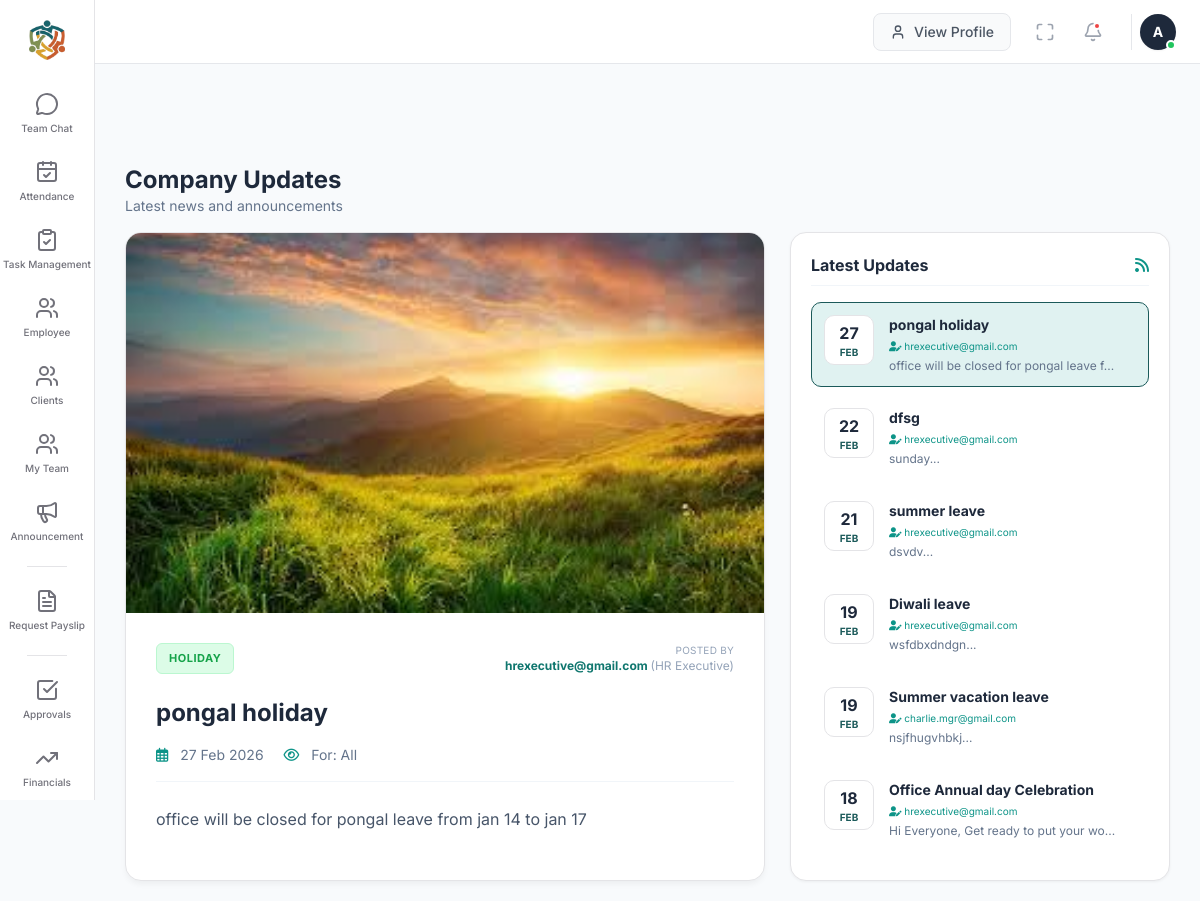
/view_announcements.php (signed in), run on the app's committed database.
### tables this page shows
CREATE TABLE `announcements` (
  `id` int(11) NOT NULL,
  `title` varchar(255) NOT NULL,
  `category` varchar(50) NOT NULL,
  `priority` varchar(50) NOT NULL DEFAULT 'Medium',
  `publish_date` date NOT NULL,
  `message` text NOT NULL,
  `created_by` int(11) NOT NULL,
  `is_archived` tinyint(1) DEFAULT 0,
  `created_at` timestamp NULL DEFAULT current_timestamp(),
  `image_path` varchar(255) DEFAULT NULL,
  `target_audience` varchar(50) DEFAULT 'All',
  `is_pinned` tinyint(1) DEFAULT 0,
  `attachment_path` varchar(255) DEFAULT NULL
);

CREATE TABLE `users` (
  `id` int(11) NOT NULL,
  `name` varchar(100) DEFAULT NULL,
  `employee_id` varchar(20) DEFAULT NULL,
  `department` varchar(100) DEFAULT NULL,
  `username` varchar(100) NOT NULL,
  `email` varchar(255) DEFAULT NULL,
  `password` varchar(255) NOT NULL,
  `role` enum('System Admin','HR','Manager','Team Lead','Employee','Sales','Digital Marketing','IT Admin','IT Executive','HR Executive','CFO','Accounts') NOT NULL,
  `last_password_change` timestamp NULL DEFAULT NULL
);

### view_announcements.php (the view, shortened to what this page needs)
<?php
require_once 'include/db_connect.php';
$user_role = $_SESSION['role'] ?? 'Employee';
if (in_array($user_role, ['System Admin', 'HR', 'CFO', 'HR Executive'])) {
    $sql = "SELECT a.*, u.username as creator_name, u.role as creator_role
            FROM announcements a
            LEFT JOIN users u ON a.created_by = u.id
            ORDER BY a.is_pinned DESC, a.publish_date DESC";
    $stmt = $conn->prepare($sql);
}
$stmt->execute();
$result = $stmt->get_result();
$announcements = [];
if ($result->num_rows > 0) {
    while($row = $result->fetch_assoc()) {
        $img = $row['image_path'];
        if (empty($img) || !file_exists($img)) {
            $img = '';
        }
        $badgeClass = 'bg-event';
        if ($row['is_pinned'] == 1) $badgeClass = 'bg-urgent';
        elseif ($row['category'] == 'Holiday') $badgeClass = 'bg-holiday';
        $row['img'] = $img;
        $row['badgeClass'] = $badgeClass;
        $announcements[] = $row;
    }
}
$latest = !empty($announcements) ? $announcements[0] : [
    'title' => 'No Announcements',
    'message' => 'Check back later for updates.',
    'publish_date' => date('Y-m-d'),
    'category' => 'General',
    'img' => '',
    'badgeClass' => 'bg-event',
    'is_pinned' => 0,
    'attachment_path' => null,
    'target_audience' => 'All',
    'creator_name' => 'System',
    'creator_role' => 'Admin'
];
?>
<!DOCTYPE html>
<html lang="en">
<head>
    <link rel="stylesheet" href="https://cdnjs.cloudflare.com/ajax/libs/font-awesome/6.4.0/css/all.min.css">
    <script src="https://cdn.tailwindcss.com"></script>
</head>
<body>
    <?php include('sidebars.php'); ?>
    <?php include('header.php'); ?>
    <div id="mainContent">
        <div class="mb-4">
            <h1 class="text-2xl font-bold text-slate-800">Company Updates</h1>
            <div class="text-sm text-slate-500">Latest news and announcements</div>
        </div>
        <div class="announcement-layout">
            <article class="featured-card">
                <div class="featured-img-wrapper" id="mainImgWrapper" <?php echo empty($latest['img']) ? 'style="display: none;"' : ''; ?>>
                    <img id="mainImg" src="<?php echo $latest['img']; ?>" alt="Banner">
                </div>
                <div class="featured-content">
                    <div class="flex justify-between items-start mb-2">
                        <div class="flex gap-2">
                            <span id="mainBadge" class="badge <?php echo $latest['badgeClass']; ?>"><?php echo $latest['category']; ?></span>
                        </div>
                        <div class="text-right">
                            <p class="text-[10px] text-slate-400 uppercase tracking-wide">Posted By</p>
                            <p id="mainCreator" class="text-xs font-bold text-teal-700"><?php echo htmlspecialchars($latest['creator_name']); ?> <span class="text-slate-400 font-normal">(<?php echo htmlspecialchars($latest['creator_role']); ?>)</span></p>
                        </div>
                    </div>
                    <h2 id="mainTitle" class="text-2xl font-bold text-slate-800 mb-4"><?php echo $latest['title']; ?></h2>
                    <div class="flex gap-5 text-sm text-slate-500 mb-6 pb-4 border-b border-slate-100">
                        <span><i class="far fa-calendar-alt text-teal-600 mr-2"></i> <span id="mainDate"><?php echo date('d M Y', strtotime($latest['publish_date'])); ?></span></span>
                        <span><i class="far fa-eye text-teal-600 mr-2"></i> For: <span id="mainTarget"><?php echo $latest['target_audience'] ?? 'All'; ?></span></span>
                    </div>
                    <div id="mainDesc" class="text-slate-600 leading-relaxed whitespace-pre-wrap"><?php echo $latest['message']; ?></div>
                </div>
            </article>
            <aside class="side-panel">
                <div class="flex justify-between items-center mb-4 pb-2 border-b border-slate-100">
                    <span class="font-bold text-slate-800">Latest Updates</span>
                    <i class="fas fa-rss text-teal-600"></i>
                </div>
                <?php foreach($announcements as $index => $item): ?>
                <div class="news-item <?php echo ($index === 0) ? 'active' : ''; ?>"
                     onclick="updateView(this, <?php echo htmlspecialchars(json_encode([
                        'title' => $item['title'],
                        'badge' => $item['category'],
                        'badgeClass' => $item['badgeClass'],
                        'date' => date('d M Y', strtotime($item['publish_date'])),
                        'img' => $item['img'],
                        'desc' => $item['message'],
                        'target' => $item['target_audience'],
                        'is_pinned' => $item['is_pinned'],
                        'attachment' => $item['attachment_path'],
                        'creator' => $item['creator_name'],
                        'role' => $item['creator_role']
                     ])); ?>)">
                    <div class="date-box">
                        <span><?php echo date('d', strtotime($item['publish_date'])); ?></span>
                        <small><?php echo date('M', strtotime($item['publish_date'])); ?></small>
                    </div>
                    <div class="flex-1">
                        <div class="flex justify-between items-start">
                            <h4 class="font-bold text-slate-800 text-sm mb-1 line-clamp-1"><?php echo htmlspecialchars($item['title']); ?></h4>
                        </div>
                        <p class="text-[10px] text-teal-600 mb-1"><i class="fa-solid fa-user-pen"></i> <?php echo htmlspecialchars($item['creator_name']); ?></p>
                        <p class="text-xs text-slate-500 line-clamp-1"><?php echo substr($item['message'], 0, 40); ?>...</p>
                    </div>
                </div>
                <?php endforeach; ?>
            </aside>
        </div>
    </div>
</body>
</html>

### view_announcements.php (style rules this page uses)
:root { --bg-body: #f8fafc; --primary-color: #1b5a5a; --text-main: #1e293b; --border-color: #e2e8f0; --shadow-md: 0 4px 6px -1px rgba(0,0,0,0.05); }
body { background-color: var(--bg-body); color: var(--text-main); font-family: 'Inter', sans-serif; margin: 0; }
#mainContent { margin-left: 95px; padding: 20px 30px; width: calc(100% - 95px); min-height: 100vh; padding-top: 80px !important; transition: margin-left 0.3s ease; }
.announcement-layout { display: grid; grid-template-columns: 1fr 380px; gap: 25px; align-items: start; }
.featured-card { background: white; border: 1px solid var(--border-color); border-radius: 16px; overflow: hidden; height: 100%; box-shadow: var(--shadow-md); }
.featured-img-wrapper { width: 100%; height: 380px; background: #f1f5f9; overflow: hidden; position: relative; }
.featured-img-wrapper img { width: 100%; height: 100%; object-fit: cover; transition: opacity 0.4s ease-in-out; }
.featured-content { padding: 30px; }
.badge { display: inline-block; padding: 6px 12px; border-radius: 6px; font-size: 11px; font-weight: 700; text-transform: uppercase; margin-bottom: 15px; letter-spacing: 0.5px; }
.bg-holiday { background: #dcfce7; color: #16a34a; border: 1px solid #bbf7d0; }
.side-panel { background: white; border: 1px solid var(--border-color); border-radius: 16px; padding: 20px; box-shadow: 0 1px 3px rgba(0,0,0,0.05); position: sticky; top: 100px; }
.news-item { display: flex; gap: 15px; padding: 12px; border-radius: 10px; cursor: pointer; transition: all 0.2s ease; margin-bottom: 8px; border: 1px solid transparent; }
.news-item.active { background: #e0f2f1; border-color: var(--primary-color); }
.date-box { width: 50px; height: 50px; background: #fff; border: 1px solid var(--border-color); border-radius: 10px; display: flex; flex-direction: column; align-items: center; justify-content: center; font-weight: 700; flex-shrink: 0; }
.date-box small { font-size: 10px; color: var(--primary-color); text-transform: uppercase; }

### sidebars.php (style rules this page uses)
:root { --primary-sidebar-width: 95px; --secondary-sidebar-width: 220px; --active-bg: #f4f4f5; --border-color: #e4e4e7; --text-muted: #71717a; }

### data on the page
announcements: image_path (picture), category "HOLIDAY", title "pongal holiday", publish_date "27 Feb 2026", target_audience "All", message "office will be closed for pongal leave from jan 14 to jan 17", publish_date "27", publish_date "FEB", users.username "hrexecutive@gmail.com", message "office will be closed for pongal leave f"
users: username "hrexecutive@gmail.com", role "HR Executive"
announcements: publish_date "22", publish_date "FEB", title "dfsg", users.username "hrexecutive@gmail.com", message "sunday"
announcements: publish_date "21", publish_date "FEB", title "summer leave", users.username "hrexecutive@gmail.com", message "dsvdv"
announcements: publish_date "19", publish_date "FEB", title "Diwali leave", users.username "hrexecutive@gmail.com", message "wsfdbxdndgn"
announcements: publish_date "19", publish_date "FEB", title "Summer vacation leave", users.username "charlie.mgr@gmail.com", message "nsjfhugvhbkj"
announcements: publish_date "18", publish_date "FEB", title "Office Annual day Celebration", users.username "hrexecutive@gmail.com", message "Hi Everyone, Get ready to put your wo"

### other printed values
$item['name'] "Team Chat"
$item['name'] "Attendance"
$item['name'] "Task Management"
$item['name'] "Employee"
$item['name'] "Clients"
$item['name'] "My Team"
$item['name'] "Announcement"
$item['name'] "Request Payslip"
$item['name'] "Approvals"
$item['name'] "Financials"
substr($display_name, 0, 1) "A"
